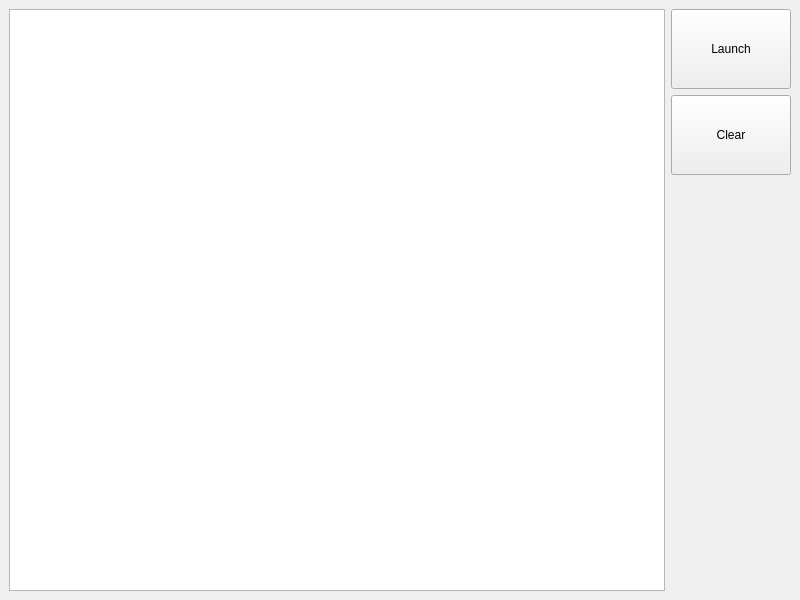
<?xml version="1.0" encoding="UTF-8"?>
<ui version="4.0">
 <class>MainWindow</class>
 <widget class="QMainWindow" name="MainWindow">
  <property name="enabled">
   <bool>true</bool>
  </property>
  <property name="geometry">
   <rect>
    <x>0</x>
    <y>0</y>
    <width>800</width>
    <height>600</height>
   </rect>
  </property>
  <property name="sizePolicy">
   <sizepolicy hsizetype="Fixed" vsizetype="Fixed">
    <horstretch>0</horstretch>
    <verstretch>0</verstretch>
   </sizepolicy>
  </property>
  <property name="minimumSize">
   <size>
    <width>800</width>
    <height>600</height>
   </size>
  </property>
  <property name="mouseTracking">
   <bool>false</bool>
  </property>
  <property name="layoutDirection">
   <enum>Qt::LayoutDirection::LeftToRight</enum>
  </property>
  <property name="autoFillBackground">
   <bool>false</bool>
  </property>
  <widget class="QWidget" name="centralwidget">
   <layout class="QHBoxLayout" name="horizontalLayout">
    <item>
     <layout class="QVBoxLayout" name="TableLayout">
      <item>
       <widget class="QTableView" name="table"/>
      </item>
     </layout>
    </item>
    <item>
     <layout class="QVBoxLayout" name="ButtonLayout">
      <item>
       <widget class="QPushButton" name="LaunchButton">
        <property name="minimumSize">
         <size>
          <width>120</width>
          <height>80</height>
         </size>
        </property>
        <property name="text">
         <string>Launch</string>
        </property>
       </widget>
      </item>
      <item>
       <widget class="QPushButton" name="ClearButton">
        <property name="minimumSize">
         <size>
          <width>120</width>
          <height>80</height>
         </size>
        </property>
        <property name="text">
         <string>Clear</string>
        </property>
       </widget>
      </item>
      <item>
       <spacer name="verticalSpacer">
        <property name="orientation">
         <enum>Qt::Orientation::Vertical</enum>
        </property>
        <property name="sizeHint" stdset="0">
         <size>
          <width>20</width>
          <height>40</height>
         </size>
        </property>
       </spacer>
      </item>
     </layout>
    </item>
   </layout>
  </widget>
 </widget>
 <resources/>
 <connections/>
</ui>
